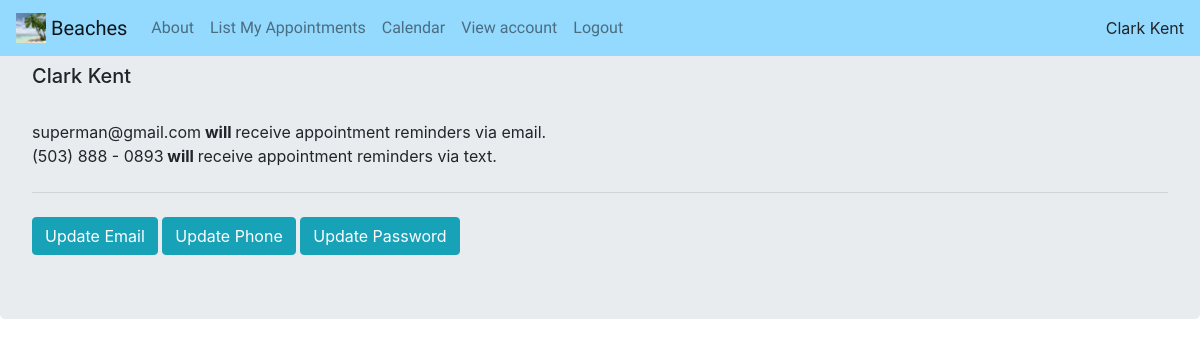
Screenshot of /users/account (signed in) with the database file from the repository.
### project/models.py (models this page shows, shortened)
class User(db.Model, UserMixin):
    __tablename__ = 'users'
    id = db.Column(db.Integer, primary_key = True)
    profile_image = db.Column(db.String(), nullable = False, default = 'default_image.png')
    email = db.Column(db.String(), unique = True, index = True)
    first = db.Column(db.String())
    last = db.Column(db.String(), index = True)
    password_hash = db.Column(db.String())
    phone = db.Column(db.String())
    is_admin = db.Column(db.Integer())
    email_me = db.Column(db.Integer())
    text_me = db.Column(db.Integer())
    appointment = db.relationship('Appointment', back_populates = 'user')

### project/users/views.py (the view)
@users.route('/account')
@login_required
def account():
    return render_template('account.html', user = current_user)

### project/models.py (called while the page is built)
@login_manager.user_loader
def load_user(user_id):
    return User.query.get(user_id)

### project/users/templates/users/account.html (shortened to what this page needs)
{% extends 'base.html' %}
{% block content %}
    <div class = 'jumbotron'>
        <h5>{{ user.first }} {{ user.last }}</h5><br>
        {{ user.email }}<strong>
        {% if user.email_me == 1 %}
        will
        {% else %}
        will not
        {% endif %}</strong>
        receive appointment reminders via email.<br>
        ({{ user.phone[0:3] }}) {{ user.phone[3:6] }} - {{ user.phone[6:] }}<strong>
    {% if user.text_me == 1 %}
    will
    {% else %}
    will not
    {% endif %}</strong>
    receive appointment reminders via text.<br>
        <hr class = 'my-4'>
        <a role="button" class="btn btn-info" href = "{{url_for('users.update_email')}}">Update Email</a>
        <a role="button" class="btn btn-info" href = "{{url_for('users.update_phone')}}">Update Phone</a>
        <a role="button" class="btn btn-info" href = "{{url_for('users.update_password')}}">Update Password</a>
    </div>
{% endblock %}

### project/templates/base.html (shortened to what this page needs)
<!DOCTYPE html>
<html lang="en">
<head>
    <link rel="stylesheet" href="https://stackpath.bootstrapcdn.com/bootstrap/4.5.0/css/bootstrap.min.css">
    <link href="../static/fonts.css" rel="stylesheet">
</head>
<body>
    <nav class="navbar fixed-top navbar-expand-lg navbar-light" style="background-color: #94daff;">
      <a class="navbar-brand" href="{{ url_for('core.index') }}">
        <img src="../static/logo-512x512.png" width="30" height="30" class="d-inline-block align-top" alt="" loading="lazy">
    Beaches
      </a>
      <div class="collapse navbar-collapse" id="navbarSupportedContent">
        <ul class="navbar-nav mr-auto">
          <li class="nav-item">
            <a class="nav-link" href="{{ url_for('core.about') }}">About<span class="sr-only">(current)</span></a>
          </li>
          {% if current_user.is_authenticated %}
              <li class="nav-item">
                  <a class="nav-link" href="{{ url_for('appointments.list_appointments')}}">List My Appointments</a>
              </li>
              <li class="nav-item">
                  <a class="nav-link" href="{{ url_for('appointments.calendar')}}">Calendar</a>
              </li>
              <li class="nav-item">
                  <a class="nav-link" href="{{ url_for('users.account')}}">View account</a>
              </li>
              <li class="nav-item">
                  <a class="nav-link" href="{{ url_for('core.logout')}}">Logout</a>
              </li>
          {% endif %}
        </ul>
                {% if current_user.is_authenticated %}
                {{ current_user.first }} {{ current_user.last }}
                {% endif %}
      </div>
    </nav>
{% block content %}
{% endblock %}
</body>
</html>

### rows the page displays
User: first "Clark", last "Kent", email "superman@gmail.com", phone "503", phone "888", phone "0893"
